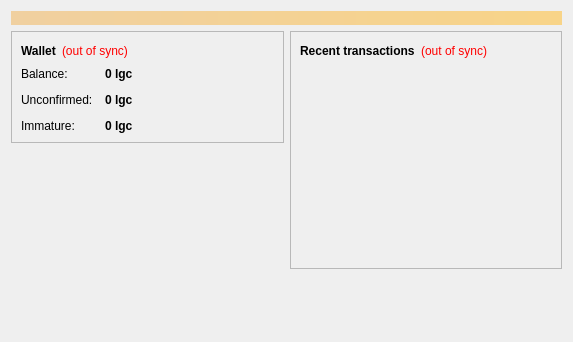
<?xml version="1.0" encoding="UTF-8"?>
<ui version="4.0">
 <class>OverviewPage</class>
 <widget class="QWidget" name="OverviewPage">
  <property name="geometry">
   <rect>
    <x>0</x>
    <y>0</y>
    <width>573</width>
    <height>342</height>
   </rect>
  </property>
  <property name="windowTitle">
   <string>Form</string>
  </property>
  <layout class="QVBoxLayout" name="topLayout">
   <item>
    <widget class="QLabel" name="labelAlerts">
     <property name="visible">
      <bool>false</bool>
     </property>
     <property name="styleSheet">
      <string notr="true">background-color: qlineargradient(x1: 0, y1: 0, x2: 1, y2: 0, stop:0 #F0D0A0, stop:1 #F8D488); color:#000000;</string>
     </property>
     <property name="wordWrap">
      <bool>true</bool>
     </property>
     <property name="margin">
      <number>3</number>
     </property>
    </widget>
   </item>
   <item>
    <layout class="QHBoxLayout" name="horizontalLayout" stretch="1,1">
     <item>
      <layout class="QVBoxLayout" name="verticalLayout_2">
       <item>
        <widget class="QFrame" name="frame">
         <property name="frameShape">
          <enum>QFrame::StyledPanel</enum>
         </property>
         <property name="frameShadow">
          <enum>QFrame::Raised</enum>
         </property>
         <layout class="QVBoxLayout" name="verticalLayout_4">
          <item>
           <layout class="QHBoxLayout" name="horizontalLayout_4">
            <item>
             <widget class="QLabel" name="label_5">
              <property name="font">
               <font>
                <weight>75</weight>
                <bold>true</bold>
               </font>
              </property>
              <property name="text">
               <string>Wallet</string>
              </property>
             </widget>
            </item>
            <item>
             <widget class="QLabel" name="labelWalletStatus">
              <property name="toolTip">
               <string>The displayed information may be out of date. Your wallet automatically synchronizes with the LogiCrypt network after a connection is established, but this process has not completed yet.</string>
              </property>
              <property name="styleSheet">
               <string notr="true">QLabel { color: red; }</string>
              </property>
              <property name="text">
               <string notr="true">(out of sync)</string>
              </property>
              <property name="alignment">
               <set>Qt::AlignLeading|Qt::AlignLeft|Qt::AlignVCenter</set>
              </property>
             </widget>
            </item>
            <item>
             <spacer name="horizontalSpacer_2">
              <property name="orientation">
               <enum>Qt::Horizontal</enum>
              </property>
              <property name="sizeHint" stdset="0">
               <size>
                <width>40</width>
                <height>20</height>
               </size>
              </property>
             </spacer>
            </item>
           </layout>
          </item>
          <item>
           <layout class="QFormLayout" name="formLayout_2">
            <property name="fieldGrowthPolicy">
             <enum>QFormLayout::AllNonFixedFieldsGrow</enum>
            </property>
            <property name="horizontalSpacing">
             <number>12</number>
            </property>
            <property name="verticalSpacing">
             <number>12</number>
            </property>
            <item row="0" column="0">
             <widget class="QLabel" name="label">
              <property name="text">
               <string>Balance:</string>
              </property>
             </widget>
            </item>
            <item row="0" column="1">
             <widget class="QLabel" name="labelBalance">
              <property name="font">
               <font>
                <weight>75</weight>
                <bold>true</bold>
               </font>
              </property>
              <property name="cursor">
               <cursorShape>IBeamCursor</cursorShape>
              </property>
              <property name="toolTip">
               <string>Your current balance</string>
              </property>
              <property name="text">
               <string notr="true">0 lgc</string>
              </property>
              <property name="textInteractionFlags">
               <set>Qt::LinksAccessibleByMouse|Qt::TextSelectableByKeyboard|Qt::TextSelectableByMouse</set>
              </property>
             </widget>
            </item>
            <item row="1" column="0">
             <widget class="QLabel" name="label_3">
              <property name="text">
               <string>Unconfirmed:</string>
              </property>
             </widget>
            </item>
            <item row="1" column="1">
             <widget class="QLabel" name="labelUnconfirmed">
              <property name="font">
               <font>
                <weight>75</weight>
                <bold>true</bold>
               </font>
              </property>
              <property name="cursor">
               <cursorShape>IBeamCursor</cursorShape>
              </property>
              <property name="toolTip">
               <string>Total of transactions that have yet to be confirmed, and do not yet count toward the current balance</string>
              </property>
              <property name="text">
               <string notr="true">0 lgc</string>
              </property>
              <property name="textInteractionFlags">
               <set>Qt::LinksAccessibleByMouse|Qt::TextSelectableByKeyboard|Qt::TextSelectableByMouse</set>
              </property>
             </widget>
            </item>
            <item row="2" column="0">
             <widget class="QLabel" name="labelImmatureText">
              <property name="text">
               <string>Immature:</string>
              </property>
             </widget>
            </item>
            <item row="2" column="1">
             <widget class="QLabel" name="labelImmature">
              <property name="font">
               <font>
                <weight>75</weight>
                <bold>true</bold>
               </font>
              </property>
              <property name="toolTip">
               <string>Mined balance that has not yet matured</string>
              </property>
              <property name="text">
               <string notr="true">0 lgc</string>
              </property>
              <property name="textInteractionFlags">
               <set>Qt::LinksAccessibleByMouse|Qt::TextSelectableByKeyboard|Qt::TextSelectableByMouse</set>
              </property>
             </widget>
            </item>
           </layout>
          </item>
         </layout>
        </widget>
       </item>
       <item>
        <spacer name="verticalSpacer">
         <property name="orientation">
          <enum>Qt::Vertical</enum>
         </property>
         <property name="sizeHint" stdset="0">
          <size>
           <width>20</width>
           <height>40</height>
          </size>
         </property>
        </spacer>
       </item>
      </layout>
     </item>
     <item>
      <layout class="QVBoxLayout" name="verticalLayout_3">
       <item>
        <widget class="QFrame" name="frame_2">
         <property name="frameShape">
          <enum>QFrame::StyledPanel</enum>
         </property>
         <property name="frameShadow">
          <enum>QFrame::Raised</enum>
         </property>
         <layout class="QVBoxLayout" name="verticalLayout">
          <item>
           <layout class="QHBoxLayout" name="horizontalLayout_2">
            <item>
             <widget class="QLabel" name="label_4">
              <property name="text">
               <string>&lt;b&gt;Recent transactions&lt;/b&gt;</string>
              </property>
             </widget>
            </item>
            <item>
             <widget class="QLabel" name="labelTransactionsStatus">
              <property name="toolTip">
               <string>The displayed information may be out of date. Your wallet automatically synchronizes with the LogiCrypt network after a connection is established, but this process has not completed yet.</string>
              </property>
              <property name="styleSheet">
               <string notr="true">QLabel { color: red; }</string>
              </property>
              <property name="text">
               <string notr="true">(out of sync)</string>
              </property>
              <property name="alignment">
               <set>Qt::AlignRight|Qt::AlignTrailing|Qt::AlignVCenter</set>
              </property>
             </widget>
            </item>
            <item>
             <spacer name="horizontalSpacer">
              <property name="orientation">
               <enum>Qt::Horizontal</enum>
              </property>
              <property name="sizeHint" stdset="0">
               <size>
                <width>40</width>
                <height>20</height>
               </size>
              </property>
             </spacer>
            </item>
           </layout>
          </item>
          <item>
           <widget class="QListView" name="listTransactions">
            <property name="styleSheet">
             <string notr="true">QListView { background: transparent; }</string>
            </property>
            <property name="frameShape">
             <enum>QFrame::NoFrame</enum>
            </property>
            <property name="verticalScrollBarPolicy">
             <enum>Qt::ScrollBarAlwaysOff</enum>
            </property>
            <property name="horizontalScrollBarPolicy">
             <enum>Qt::ScrollBarAlwaysOff</enum>
            </property>
            <property name="selectionMode">
             <enum>QAbstractItemView::NoSelection</enum>
            </property>
           </widget>
          </item>
         </layout>
        </widget>
       </item>
       <item>
        <spacer name="verticalSpacer_2">
         <property name="orientation">
          <enum>Qt::Vertical</enum>
         </property>
         <property name="sizeHint" stdset="0">
          <size>
           <width>20</width>
           <height>40</height>
          </size>
         </property>
        </spacer>
       </item>
      </layout>
     </item>
    </layout>
   </item>
  </layout>
 </widget>
 <resources/>
 <connections/>
</ui>
